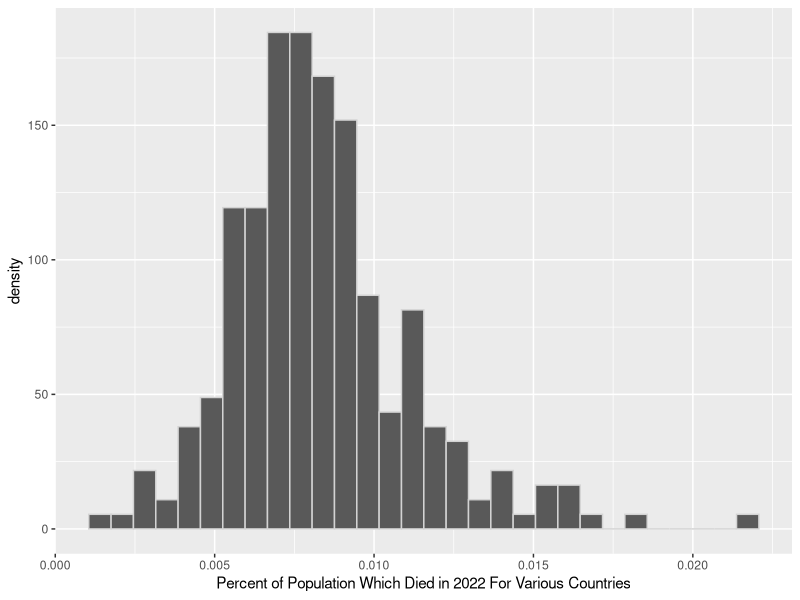

The R source for this figure:
########################################################################################################
#LAB 8
########################################################################################################

#Task 6: Collect and Clean Data:
library(tidyverse)

#Read in world bank data csv
world_bank_data <- read_csv("World_Bank_Data.csv") 

#Isolate 2022 Data
world_bank_data_2022 <- world_bank_data["2022"] |>
  #Divide by 1000 to Death rate per 1000 citizens
  mutate(`2022` = `2022`/1000) |>
  #Rename 2022 column
  rename("Percent_Died" = "2022")

#Task 7: What are alpha and beta:

###################
# MOM (Method of Moments)
# Copied and Adapted  From rcode-lecture14
###################
library(nleqslv)

MOM.beta<- function(data, par){
  alpha <- par[1]
  beta <- par[2]
    
  EX <- alpha/(alpha+beta)
  EX2 <- (((alpha+1)*alpha))/((alpha+beta+1)*(alpha+beta))
  m1 <- mean(data, na.rm=TRUE)
  m2 <- mean(data^2, na.rm=TRUE)
  
  return(c(EX-m1, EX2-m2)) 
}

nleqslv(x = c(1,1), 
        fn = MOM.beta,
        data= world_bank_data_2022$'Percent_Died')

###################
# MLE (Maximum Likelihood Estimator)
# Copied and Adapted From rcode-lecture14
###################
llbeta <- function(data, par, neg=FALSE){
  alpha <- par[1]
  beta <- par[2]
  loglik <- sum(log(dbeta(x=data, shape1 = alpha, shape2 = beta)), na.rm=TRUE)
  
  return(ifelse(neg, -loglik, loglik))
}

(mles <- optim(par = c(1,1),
               fn = llbeta,
               data= world_bank_data_2022$'Percent_Died',
               neg = TRUE))

alpha.hat.mle <- mles$par[1]
beta.hat.mle <- mles$par[2]

###################
# Plot Histogram of Data Superimposed MOM and MLE Distributions
###################

ggplot() +
  geom_histogram(data= world_bank_data_2022,
                 aes(x= Percent_Died,
                     y= after_stat(density)),
                 color="lightgrey") +
  xlab("Percent of Population Which Died in 2022 For Various Countries")
